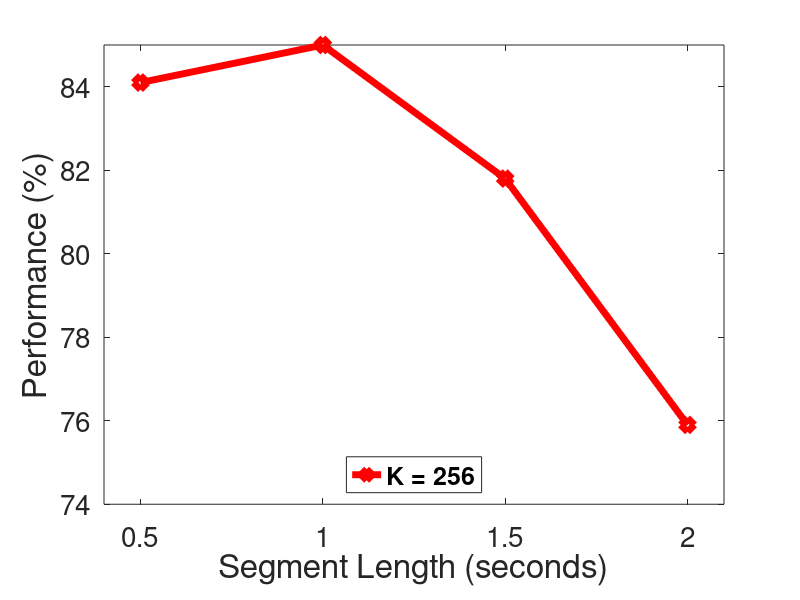
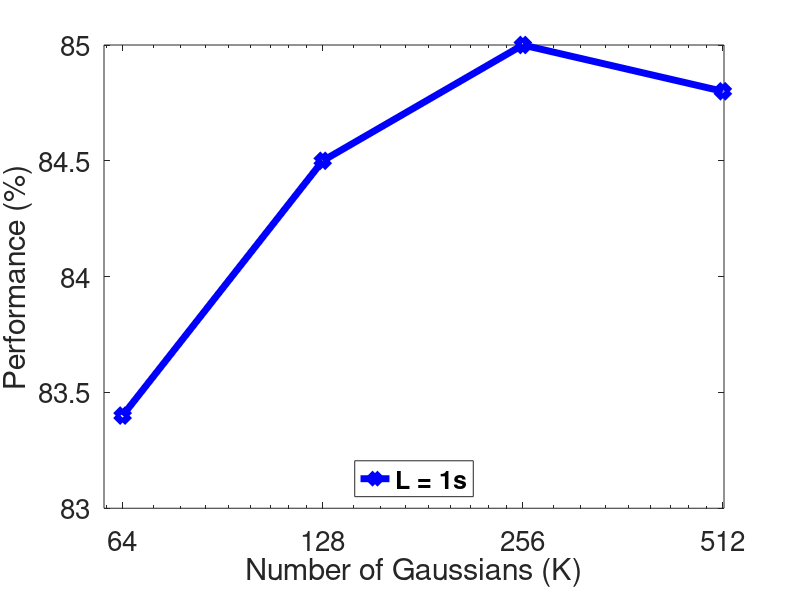

The MATLAB source for these figures, in order:
%Overlapping Segments and each two frames.
close all
clear all
clc
kth_overseg = [84.1	85.0	81.8	75.9];
t = [ 0.5 1 1.5 2];
%subplot(1,2,1)
figure(1)
plot(t, kth_overseg, '-rd','LineWidth',5,'MarkerSize',10)
axis([0.4,2.1,74,85])
%title('stitched KTH dataset','FontSize',16,'FontWeight','bold');
%title('K = 256','FontSize',30,'FontWeight','bold');
legend('K = 256','FontSize',30,'FontWeight','bold', 'Location','south');
set(gca,'XTick',t); % Change x-axis ticks
set(gca,'XTickLabel',t, 'FontSize',20); % Change x-axis ticks labels to desired values.
ylabel('Performance (%)','FontSize',24) % y-axis label
xlabel({'Segment Length (seconds)'; ' '},'FontSize',24) % x-axis label






 figure(2)
  kth_overseg_2 = [83.4	84.5	85.0	84.8];
  Ng = [ 64 128 256 512];
  %subplot(1,2,2)
  %plot(Ng, kth_overseg_2, '-bd','LineWidth',5,'MarkerSize',10)  
  semilogx(Ng, kth_overseg_2, '-bd','LineWidth',5,'MarkerSize',10)

  axis([60,514,83,85])
  %title('stitched KTH dataset','FontSize',14,'FontWeight','bold');
  %title('L = 1s','FontSize',30,'FontWeight','bold');  
  legend('L = 1s','FontSize',30,'FontWeight','bold','Location','south');
  xlabel({'Number of Gaussians (K)', ' '},'FontSize',24 ) % x-axis label
  ylabel('Performance (%)','FontSize',24) % y-axis label
  set(gca,'XTick',Ng); % Change x-axis ticks
  set(gca,'XTickLabel',Ng, 'FontSize',20); % Change x-axis ticks labels to desired values.

 
 
 %ha = axes('Position',[0 0 1 1],'Xlim',[0 1],'Ylim',[0 1],'Box','off','Visible','off','Units','normalized', 'clipping' , 'off');
 %text(0.5, 1,'stitched KTH dataset','HorizontalAlignment', 'center','VerticalAlignment', 'top', 'FontSize',30, 'FontWeight','bold')

 

